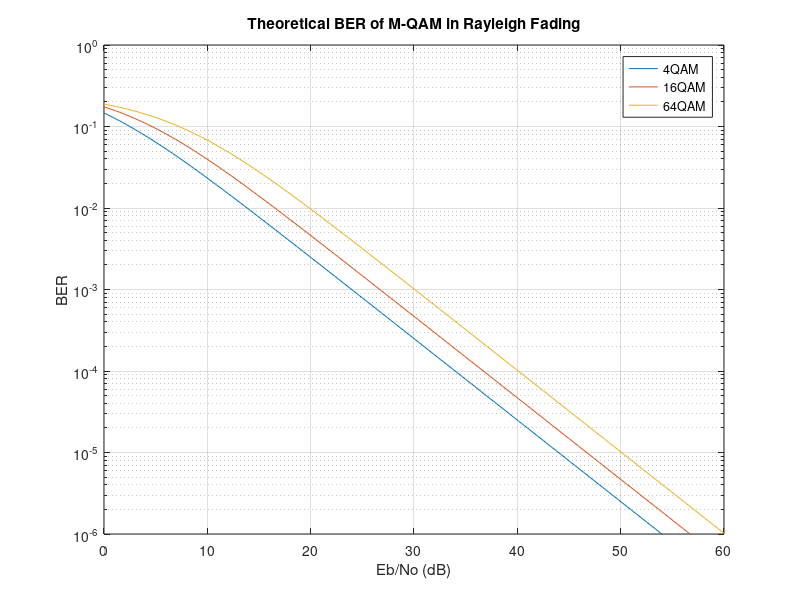

The MATLAB source for this figure:
%http://www.raymaps.com/index.php/theoretical-ber-of-m-qam-in-rayleigh-fading/
clc;
clear variables;
close all;

EbNo = linspace(0,60,200);
four_QAM = 1/2 * ( 1 - sqrt(10.^(EbNo/10)./(1+10.^(EbNo/10))) );
sixteen_QAM = 3/8 * ( 1 - sqrt(2/5*10.^(EbNo/10)./(1+2/5*10.^(EbNo/10))) );
sixty_four_QAM = 7/24 * ( 1 - sqrt(1/7*10.^(EbNo/10)./(1+1/7*10.^(EbNo/10))) );

figure (1)
    semilogy(EbNo,four_QAM)
    hold on;
    semilogy(EbNo,sixteen_QAM)
    hold on;
    semilogy(EbNo,sixty_four_QAM)
    hold on;
    axis([-inf +inf 0.000001 1])
    legend('4QAM','16QAM','64QAM')
    grid on;
    title('Theoretical BER of M-QAM in Rayleigh Fading')
    xlabel('Eb/No (dB)')
    ylabel('BER')